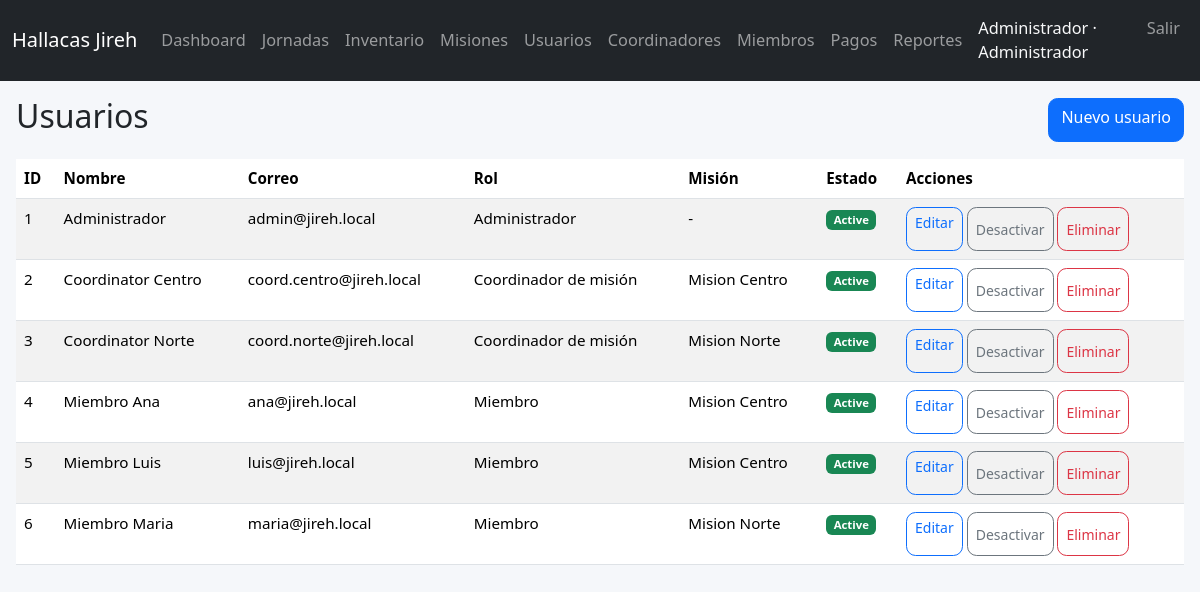
Page /index.php?r=users (signed in) on the committed database.
### tables this page shows
CREATE TABLE IF NOT EXISTS users (
  id INT AUTO_INCREMENT PRIMARY KEY,
  name VARCHAR(120) NOT NULL,
  email VARCHAR(190) NOT NULL UNIQUE,
  password_hash VARCHAR(255) NOT NULL,
  role VARCHAR(40) NOT NULL DEFAULT 'member',
  mission_id INT NULL,
  jornada_id INT NULL,
  phone VARCHAR(40) NULL,
  status ENUM('active','inactive') NOT NULL DEFAULT 'active',
  created_at DATETIME NOT NULL DEFAULT CURRENT_TIMESTAMP,
  updated_at DATETIME NOT NULL DEFAULT CURRENT_TIMESTAMP ON UPDATE CURRENT_TIMESTAMP,
  FOREIGN KEY (mission_id) REFERENCES missions(id) ON DELETE SET NULL
);

CREATE TABLE IF NOT EXISTS missions (
  id INT AUTO_INCREMENT PRIMARY KEY,
  name VARCHAR(120) NOT NULL,
  code VARCHAR(40) NOT NULL UNIQUE,
  description TEXT NULL,
  coordinator_id INT NULL,
  status ENUM('active','inactive') NOT NULL DEFAULT 'active',
  created_at DATETIME NOT NULL DEFAULT CURRENT_TIMESTAMP,
  updated_at DATETIME NOT NULL DEFAULT CURRENT_TIMESTAMP ON UPDATE CURRENT_TIMESTAMP
);

### app/controllers/UserController.php (called while the page is built, shortened)
<?php
class UserController {
    public static function index(): void {
        $users = User::all();
        include BASE_PATH . '/app/views/users/index.php';
    }
}

### app/auth.php (called while the page is built, shortened)
<?php
class Auth {
    public static function user(): ?array { return $_SESSION['user'] ?? null; }
    public static function check(): bool { return isset($_SESSION['user']); }
    public static function role(): string { return self::user()['role'] ?? 'guest'; }
    public static function isAdmin(): bool { return self::role() === 'admin'; }
    public static function canAccessInventory(): bool {
        return in_array(self::role(), ['admin', 'jornada_admin', 'purchase_admin', 'purchase_coordinator'], true);
    }
    public static function canAccessJornadasList(): bool {
        return in_array(self::role(), ['admin', 'coordinator', 'jornada_admin', 'purchase_admin', 'purchase_coordinator'], true);
    }
}

### app/db.php (called while the page is built)
<?php
class DB {
    private static ?PDO $pdo = null;
    public static function connect(): PDO {
        if (self::$pdo === null) {
            $dsn = 'mysql:host=' . DB_HOST . ';port=' . DB_PORT . ';dbname=' . DB_NAME . ';charset=utf8mb4';
            $options = [
                PDO::ATTR_ERRMODE => PDO::ERRMODE_EXCEPTION,
                PDO::ATTR_DEFAULT_FETCH_MODE => PDO::FETCH_ASSOC,
                PDO::ATTR_EMULATE_PREPARES => false,
            ];
            try {
                self::$pdo = new PDO($dsn, DB_USER, DB_PASS, $options);
            } catch (PDOException $e) {
                error_log('DB connection failed: ' . $e->getMessage());
                http_response_code(500);
                $msg = 'No se pudo conectar a la base de datos.';
                if (defined('APP_DEBUG') && APP_DEBUG) {
                    $msg .= ' Revise DB_HOST, DB_NAME, DB_USER y DB_PASS (.env o variables de entorno). Detalle: ' . $e->getMessage();
                } else {
                    $msg .= ' Configure el archivo .env en el servidor o las variables de entorno de MySQL.';
                }
                die($msg);
            }
        }
        return self::$pdo;
    }
    public static function query(string $sql, array $params = []): PDOStatement {
        $stmt = self::connect()->prepare($sql);
        $stmt->execute($params);
        return $stmt;
    }
}

### app/models/User.php (called while the page is built, shortened)
<?php
class User {
    public static function all(string $role = '', ?int $missionId = null): array {
        $sql = 'SELECT u.*, m.name AS mission_name, (SELECT GROUP_CONCAT(j.name SEPARATOR ", ") FROM user_jornada uj JOIN jornadas j ON j.id=uj.jornada_id WHERE uj.user_id=u.id) AS jornada_name FROM users u LEFT JOIN missions m ON m.id=u.mission_id WHERE 1=1';
        $p = [];
        $sql .= ' ORDER BY u.name';
        return DB::query($sql, $p)->fetchAll();
    }
}

### app/views/users/index.php (the view, shortened to what this page needs)
<?php include BASE_PATH . '/app/views/partials/header.php'; ?>
<div class="d-flex flex-column flex-sm-row justify-content-between align-items-stretch align-items-sm-center gap-2 mb-3">
 <h2>Usuarios</h2>
 <a class="btn btn-primary" href="<?= url('user_create') ?>">Nuevo usuario</a>
</div>
<div class="table-responsive">
<table class="table table-striped table-hover">
 <thead><tr><th>ID</th><th>Nombre</th><th>Correo</th><th>Rol</th><th>Misión</th><th>Estado</th><th>Acciones</th></tr></thead>
 <tbody>
 <?php foreach ($users as $u): ?>
 <tr>
   <td><?= (int)$u['id'] ?></td>
   <td><?= h($u['name']) ?></td>
   <td><?= h($u['email']) ?></td>
   <td><?= h(role_label($u['role'])) ?></td>
   <td><?= h($u['mission_name'] ?? '-') ?></td>
   <td><?= status_badge($u['status']) ?></td>
   <td>
     <a class="btn btn-sm btn-outline-primary" href="<?= url('user_edit',['id'=>$u['id']]) ?>">Editar</a>
     <form method="post" action="<?= url('user_toggle_status') ?>" class="d-inline">
       <button class="btn btn-sm btn-outline-secondary"><?= ($u['status'] ?? 'active') === 'active' ? 'Desactivar' : 'Activar' ?></button>
     </form>
     <form method="post" action="<?= url('user_delete') ?>" class="d-inline" onsubmit="return confirm('Eliminar usuario?')">
       <button class="btn btn-sm btn-outline-danger">Eliminar</button>
     </form>
   </td>
 </tr>
 <?php endforeach; ?>
 </tbody>
</table>
</div>
<?php include BASE_PATH . '/app/views/partials/footer.php'; ?>

### public/index.php (shortened to what this page needs)
<?php
require_once __DIR__ . '/../app/controllers/UserController.php';
$route = $_GET['r'] ?? '';
switch ($route) {
    case 'users':
        UserController::index();
        break;
}

### app/views/partials/header.php (shortened to what this page needs)
<!DOCTYPE html>
<html lang="es">
<head>
  <link href="https://cdn.jsdelivr.net/npm/bootstrap@5.3.3/dist/css/bootstrap.min.css" rel="stylesheet">
  <?php $cssPath = PUBLIC_PATH . '/assets/css/app.css'; $cssVer = is_file($cssPath) ? (string)filemtime($cssPath) : '1'; ?>
  <link rel="stylesheet" href="<?= h(asset('assets/css/app.css')) ?>?v=<?= h($cssVer) ?>">
</head>
<body>
<nav class="navbar navbar-expand-lg navbar-dark bg-dark">
  <div class="container-fluid">
    <a class="navbar-brand" href="<?= url('dashboard') ?>"><?= h(APP_NAME) ?></a>
    <div class="collapse navbar-collapse" id="nav">
      <ul class="navbar-nav me-auto">
        <?php if (Auth::check()): ?>
        <li class="nav-item"><a class="nav-link" href="<?= url('dashboard') ?>">Dashboard</a></li>
        <?php if (Auth::canAccessJornadasList()): ?>
        <li class="nav-item"><a class="nav-link" href="<?= url('jornadas') ?>">Jornadas</a></li>
        <?php endif; ?>
        <?php if (Auth::canAccessInventory()): ?>
        <li class="nav-item"><a class="nav-link" href="<?= url('inventory') ?>">Inventario</a></li>
        <?php endif; ?>
        <?php if (Auth::isAdmin()): ?>
        <li class="nav-item"><a class="nav-link" href="<?= url('missions') ?>">Misiones</a></li>
        <li class="nav-item"><a class="nav-link" href="<?= url('users') ?>">Usuarios</a></li>
        <li class="nav-item"><a class="nav-link" href="<?= url('coordinators') ?>">Coordinadores</a></li>
        <?php endif; ?>
        <?php if (in_array(Auth::role(), ['admin','coordinator'], true)): ?>
        <li class="nav-item"><a class="nav-link" href="<?= url('members') ?>">Miembros</a></li>
        <li class="nav-item"><a class="nav-link" href="<?= url('payments') ?>">Pagos</a></li>
        <li class="nav-item"><a class="nav-link" href="<?= url('reports') ?>">Reportes</a></li>
        <?php endif; ?>
        <?php else: ?>
        <li class="nav-item"><a class="nav-link" href="<?= url('login') ?>">Ingresar</a></li>
        <?php endif; ?>
      </ul>
      <ul class="navbar-nav">
        <?php if (Auth::check()): ?>
        <li class="nav-item"><span class="nav-link text-light small"><?= h(Auth::user()['name']) ?> · <?= h(role_label(Auth::role())) ?></span></li>
        <li class="nav-item"><a class="nav-link" href="<?= url('logout') ?>">Salir</a></li>
        <?php endif; ?>
      </ul>
    </div>
  </div>
</nav>
<div class="container-fluid px-2 px-md-3 mt-3">

### app/helpers.php (shortened to what this page needs)
<?php
function asset(string $path): string {
    $path = ltrim($path, '/');
    static $base = null;
    if ($base === null) {
        $script = str_replace('\\', '/', $_SERVER['SCRIPT_NAME'] ?? '/index.php');
        $dir = dirname($script);
        if ($dir === '/' || $dir === '.') {
            $base = '';
        } else {
            $base = rtrim($dir, '/');
        }
    }
    return ($base !== '' ? $base . '/' : '/') . $path;
}
function url(string $route = '', array $params = []): string {
    $q = array_merge(['r' => $route], $params);
    return '/index.php?' . http_build_query($q);
}
function h($v): string {
    return htmlspecialchars((string)($v ?? ''), ENT_QUOTES, 'UTF-8');
}
function status_badge(string $status): string {
    $map = [
        'pendiente' => 'danger',
        'parcial' => 'warning',
        'pagado' => 'success',
        'open' => 'primary',
        'closed' => 'secondary',
        'active' => 'success',
        'inactive' => 'secondary',
    ];
    $c = $map[$status] ?? 'secondary';
    return '<span class="badge bg-' . $c . '">' . h(ucfirst($status)) . '</span>';
}
function app_roles(): array {
    return [
        'admin' => 'Administrador',
        'coordinator' => 'Coordinador de misión',
        'jornada_admin' => 'Administrador de jornada',
        'purchase_admin' => 'Administrador de compras',
        'purchase_coordinator' => 'Coordinador de compras',
        'member' => 'Miembro',
    ];
}
function role_label(string $role): string {
    return app_roles()[$role] ?? $role;
}

### app/views/partials/footer.php (shortened to what this page needs)
</div>
</body>
</html>

### public/assets/css/app.css (style rules this page uses)
:root { --brand:#0d6efd; }
body { background-color:#f5f7fa; font-size:1rem; }
.container-fluid { padding-left:.75rem; padding-right:.75rem; }
.btn { border-radius:.6rem; min-height:44px; }
.table { font-size:.9rem; }
.table-responsive { -webkit-overflow-scrolling:touch; }
@media (min-width: 768px) { body { font-size:1.02rem; } }
@media (min-width: 768px) { .table { font-size:.95rem; } }

### rows in the picture
users: name "Administrador", role "Administrador", id "1", email "admin@jireh.local", mission_name "-", status "Active", shows "Desactivar"
users: id "2", name "Coordinator Centro", email "coord.centro@jireh.local", role "Coordinador de misión", mission.name "Mision Centro", status "Active", shows "Desactivar"
users: id "3", name "Coordinator Norte", email "coord.norte@jireh.local", role "Coordinador de misión", mission.name "Mision Norte", status "Active", shows "Desactivar"
users: id "4", name "Miembro Ana", email "ana@jireh.local", role "Miembro", mission.name "Mision Centro", status "Active", shows "Desactivar"
users: id "5", name "Miembro Luis", email "luis@jireh.local", role "Miembro", mission.name "Mision Centro", status "Active", shows "Desactivar"
users: id "6", name "Miembro Maria", email "maria@jireh.local", role "Miembro", mission.name "Mision Norte", status "Active", shows "Desactivar"

### other values in the picture
APP_NAME "Hallacas Jireh"
